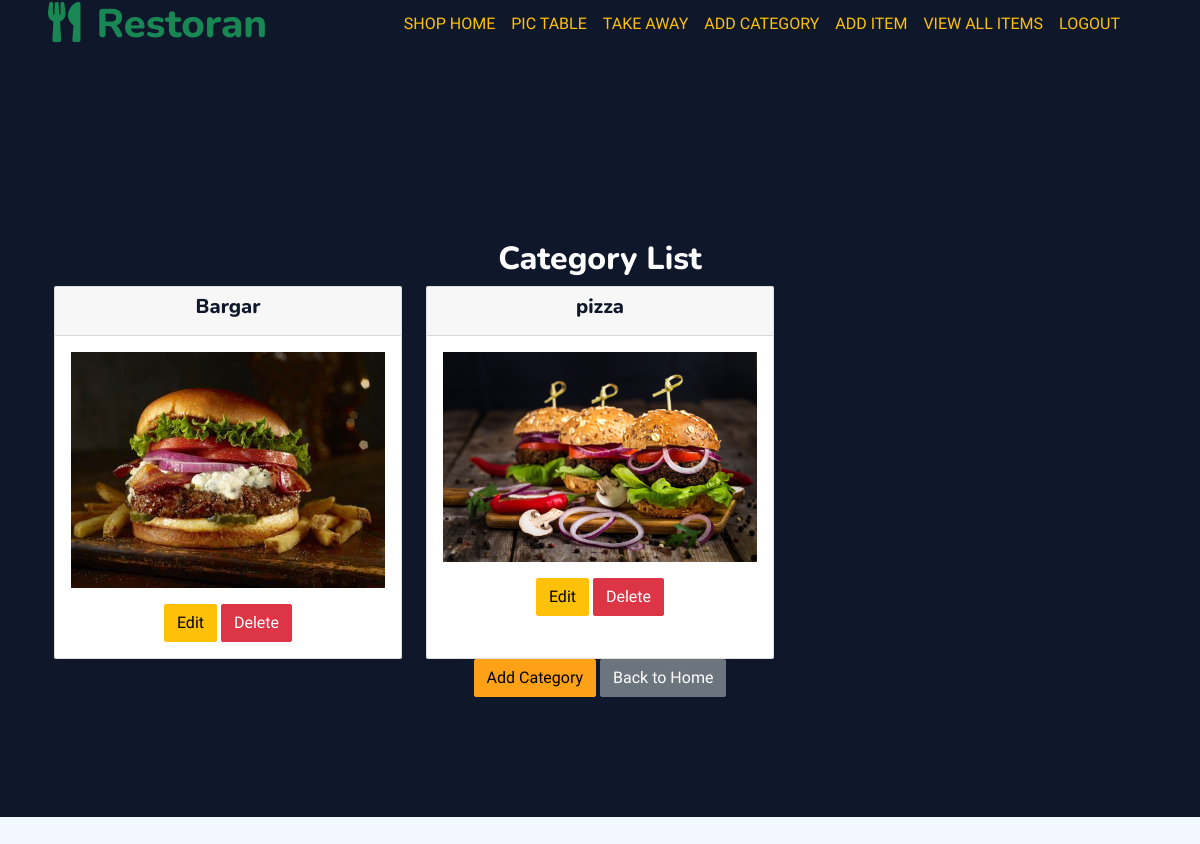
The page /categories/ (signed in) on the database its author committed.
### TableApp/models.py (models this page shows)
class Category(models.Model):
    shop = models.ForeignKey(Register_table, on_delete=models.CASCADE)
    name = models.CharField(max_length=255)
    image = models.ImageField(upload_to='category_images/', null=True, blank=True)

### TableApp/views.py (the view)
# urls.py: path('categories/', category_list, name='category_list'),
def category_list(request):
    shop = request.user.register_table
    categories = Category.objects.filter(shop=shop)
    return render(request, 'category_list.html', {'categories': categories})

### TableApp/templates/category_list.html (shortened to what this page needs)
{% load static %}
<!DOCTYPE html>
<html lang="en">
<head>
    <link href="https://cdnjs.cloudflare.com/ajax/libs/font-awesome/5.10.0/css/all.min.css" rel="stylesheet">
    <link href="https://cdn.jsdelivr.net/npm/bootstrap-icons@1.4.1/font/bootstrap-icons.css" rel="stylesheet">
    <link href="{% static 'lib/animate/animate.min.css' %}" rel="stylesheet">
    <link href="{% static 'lib/tempusdominus/css/tempusdominus-bootstrap-4.min.css' %}" rel="stylesheet" />
    <link href="{% static 'css/bootstrap.min.css' %}" rel="stylesheet">
</head>
<body>
    <div class="container-xxl bg-white p-0">
        <div class="container-xxl position-relative p-0">
            <nav class="navbar navbar-expand-lg navbar-dark bg-dark px-4 px-lg-5 py-3 py-lg-0">
                <a href="{% url 'TableApp:home' %}" class="navbar-brand p-0">
                    <h1 class="text-success m-0"><i class="fa fa-utensils me-3"></i>Restoran</h1>
                </a>
                <div class="collapse navbar-collapse" id="navbarCollapse">
                    <div class="navbar-nav ms-auto py-0 pe-4">
                        <a href="{% url 'TableApp:shop_home' %}" class="nav-item nav-link active text-uppercase custom-yellow-text">Shop Home</a>
                        <a href="{% url 'TableApp:table' %}" class="nav-item nav-link active text-uppercase custom-yellow-text">Pic Table</a>
                        <a href="{% url 'TableApp:take' %}" class="nav-item nav-link active text-uppercase custom-yellow-text">Take Away</a>
                        <a href="{% url 'TableApp:add_category' %}" class="nav-item nav-link active text-uppercase custom-yellow-text">Add Category</a>
                        <a href="{% url 'TableApp:add_item' %}" class="nav-item nav-link active text-uppercase custom-yellow-text">Add Item</a>
                        <a href="{% url 'TableApp:all_items' %}" class="nav-item nav-link active text-uppercase custom-yellow-text">View All Items</a>
                        <a href="{% url 'TableApp:signout' %}" class="nav-item nav-link active text-uppercase custom-yellow-text">LogOut</a>
                    </div>
                </div>
            </nav>
            <div class="container-xxl py-5 bg-dark hero-header mb-5">
                <div class="container text-center my-5 pt-5 pb-4">
                    {% block content %}
                    <div class="container mt-5">
                        <h2 class="text-white">Category List</h2>
                        <div class="row row-cols-1 row-cols-md-2 row-cols-lg-3 g-4">
                            {% for category in categories %}
                            <div class="col">
                                <div class="card h-100">
                                    <div class="card-header">
                                        <h5 class="card-title">{{ category.name }}</h5>
                                    </div>
                                    <div class="card-body">
                                        {% if category.image %}
                                        <img src="{{ category.image.url }}" alt="{{ category.name }}" class="img-fluid mb-3" style="transform: rotate(0deg);">
                                        {% endif %}
                                        <p class="card-text">
                                            <a href="{% url 'TableApp:edit_category' category.id %}" class="btn btn-warning">Edit</a>
                                            <a href="{% url 'TableApp:delete_category' category.id %}" class="btn btn-danger">Delete</a>
                                        </p>
                                    </div>
                                </div>
                            </div>
                            {% endfor %}
                        </div>
                        <a href="{% url 'TableApp:add_category' %}" class="btn btn-primary">Add Category</a>
                        <a href="{% url 'TableApp:home' %}" class="btn btn-secondary">Back to Home</a>
                    </div>
                    {% endblock %}
                </div>
            </div>
        </div>
    </div>
</body>
</html>

### TableApp/templates/category_list.html (style rules this page uses)
.custom-yellow-text { color: #ffc107 !important; }

### rows shown on the page
Category: name "Bargar", image (picture)
Category: name "pizza", image (picture)
